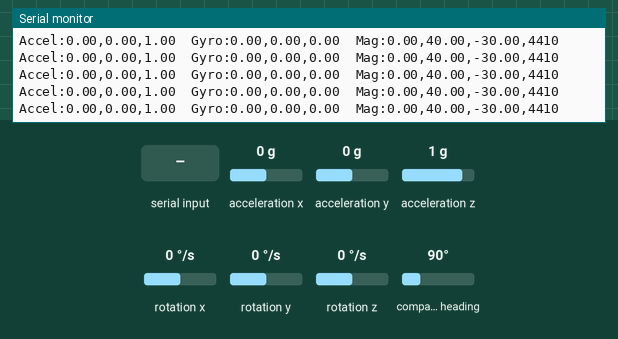
Simulated run of this sketch. Board: Arduino Nano 33 BLE. Parts: the last lines printed to the serial monitor. The inputs (shaded band) are chosen by the test bench; at power-on: acceleration x 0 g, acceleration y 0 g, acceleration z 1 g, rotation x 0 °/s, rotation y 0 °/s, rotation z 0 °/s, compass heading 90°. Storage starts empty.

Above: at 1.2 s.
1.3 s: acceleration x set to -1.4 g
At 2.3 s:
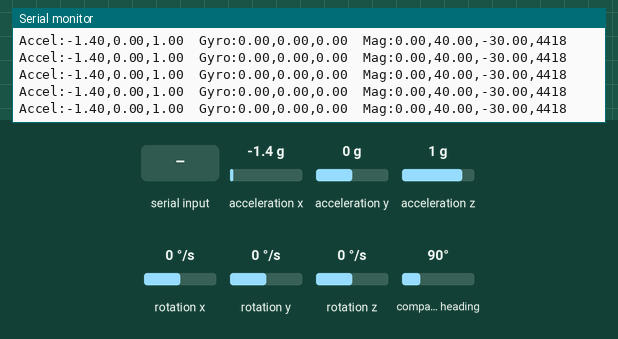
4.3 s: "1" received over Serial
5.8 s: acceleration x set to 0 g
At 6.7 s:
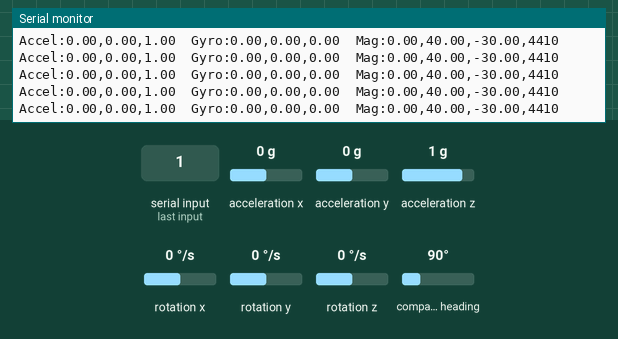

Measured:
- after the input at 1.3 s, the serial monitor: prints a new line at once (image 1)
- after the input at 5.8 s, the serial monitor: prints a new line at once (image 2)

The sketch:

CyberRing.ino
```cpp
#include <U8g2lib.h>

#include "Arduino_BMI270_BMM150.h"

#include <SPI.h>
#include <Wire.h>
#include <SD.h>

#define PANIC(msg)         \
  {                        \
    Serial.println((msg)); \
    while (1)              \
      ;                    \
  }
#define RASSERT(cond, msg) \
  if (!(cond))            \
    PANIC((msg));

File myFile;
U8G2_SSD1306_128X64_NONAME_F_HW_I2C u8g2(U8G2_R0, U8X8_PIN_NONE);

const int chipSelect = 10;

struct IMUData
{
  float accel_x;
  float accel_y;
  float accel_z;
  float gyro_x;
  float gyro_y;
  float gyro_z;
  float mag_x;
  float mag_y;
  float mag_z;
};

void setup()
{
  Serial.begin(115200);
  while (!Serial)
    ;

  Serial.print("\n等着 \n");
  RASSERT(IMU.begin(), "你IMU炸了");
  RASSERT(SD.begin(chipSelect), "你SD卡死了");

  // u8g2.setI2CAddress(0x78);
  // ASSERT(u8g2.begin(), "你屏幕烧了");
  // u8g2.setFont(u8g2_font_profont12_mf);
}

void loop()
{
  static IMUData imu_d = {0};
  static unsigned long last_report_time = 0; // 上次输出时间
  static unsigned int file_count = 0;
  static SDLib::File myFile;
  // millis() 每50天溢出一次
  if((millis() / (1000*60*30) + 1) != file_count) { // 1000毫秒=1秒，60秒=1分钟，30分钟=30分钟
    if(file_count!=0) {myFile.close();}
    file_count = millis() / (1000*60*30) + 1;
    char filename[8+3+1+1];// 8+3文件名，1位点，一个\0
    sprintf(filename, "data_%d.csv", file_count);
    if(SD.exists(filename)) {
      SD.remove(filename);
    }
    myFile = SD.open(filename, FILE_WRITE); // [文件不存在的话会自动创建](https://www.arduino.cc/reference/en/libraries/sd/open/)。
    RASSERT(myFile, "md打不开");
  }
  if (readIMU(&imu_d))
  {
    Serial.print("Accel:");
    Serial.print(imu_d.accel_x);
    Serial.print(",");
    Serial.print(imu_d.accel_y);
    Serial.print(",");
    Serial.print(imu_d.accel_z);
    Serial.print("  Gyro:");
    Serial.print(imu_d.gyro_x);
    Serial.print(",");
    Serial.print(imu_d.gyro_y);
    Serial.print(",");
    Serial.print(imu_d.gyro_z);
    Serial.print("  Mag:");
    Serial.print(imu_d.mag_x);
    Serial.print(",");
    Serial.print(imu_d.mag_y);
    Serial.print(",");
    Serial.print(imu_d.mag_z);

    myFile.print(imu_d.accel_x);
    myFile.print(",");
    myFile.print(imu_d.accel_y);
    myFile.print(",");
    myFile.print(imu_d.accel_z);
    myFile.print(",");
    myFile.print(imu_d.gyro_x);
    myFile.print(",");
    myFile.print(imu_d.gyro_y);
    myFile.print(",");
    myFile.print(imu_d.gyro_z);
    myFile.print(",");
    myFile.print(imu_d.mag_x);
    myFile.print(",");
    myFile.print(imu_d.mag_y);
    myFile.print(",");
    myFile.print(imu_d.mag_z);
    unsigned long interval; // 本次输出所用时间
    // micros() 最长记录70分钟，超过会溢出
    // 此处最好能暂停 micros(), 不然可能遇到奇怪的边界问题
    if (micros() > last_report_time)
    {
      interval = micros() - last_report_time;
    }
    else
    {
      interval = micros() + (0xffffffff - last_report_time);
    }
    last_report_time = micros();
    Serial.print(",");
    Serial.println(interval);
    myFile.print(",");
    myFile.println(interval);
  }
  // u8g2.clearBuffer();
  // u8g2.drawStr(0, 10, "I AM FUCKING ALIVE");
  // u8g2.sendBuffer();
  if (Serial.available())
  {
    myFile.flush();
    Serial.read();
    Serial.println("flush");
  }
}

int readIMU(IMUData *d)
{
  if (IMU.accelerationAvailable() && IMU.gyroscopeAvailable())
  {
    IMU.readAcceleration(d->accel_x, d->accel_y, d->accel_z);
    IMU.readGyroscope(d->gyro_x, d->gyro_y, d->gyro_z);
    if (IMU.magneticFieldAvailable())
    {
      IMU.readMagneticField(d->mag_x, d->mag_y, d->mag_z);
    }
    return 1;
  }
  return 0;
}
```
